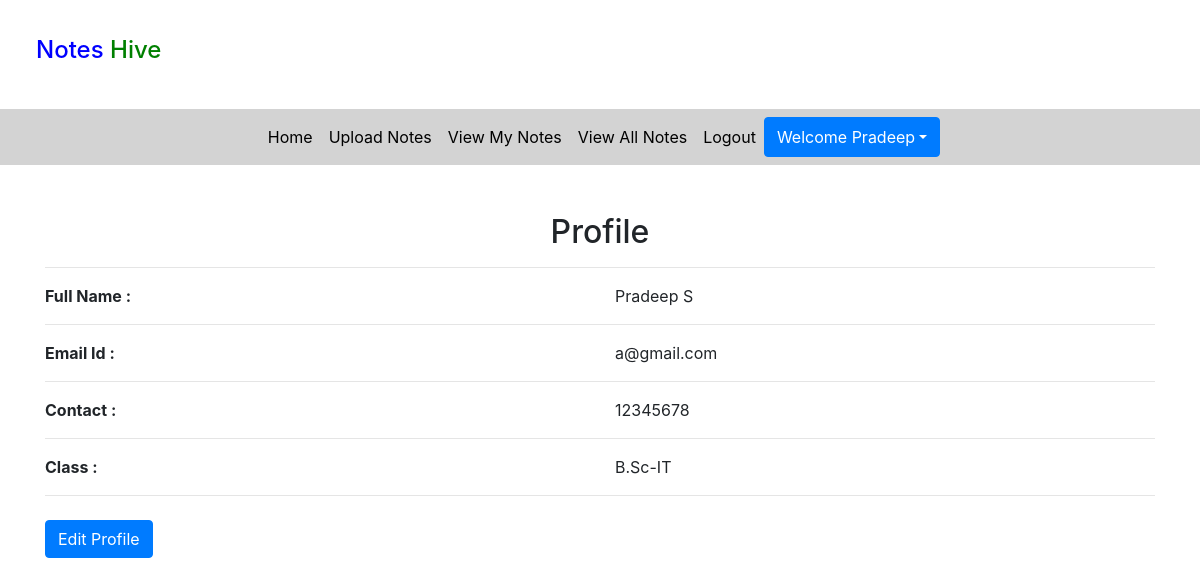
/profile (signed in), run on the app's committed database.
### notes/models.py (models this page shows, shortened)
class SignUp(models.Model):
    user = models.ForeignKey(User, on_delete=models.CASCADE, null=True)
    contact = models.CharField(max_length=13, null=True)
    branch = models.CharField(max_length=30, null=True)
    role = models.CharField(max_length=15, null=True)

### notes/views.py (the view)
# urls.py: path('profile', profile, name='profile'),
def profile(request):
    if not request.user.is_authenticated:
        return redirect('login')
    user = User.objects.get(id = request.user.id)
    data = SignUp.objects.get(user = user)
    d = {'data' : data, 'user' : user}
    return render(request, 'profile.html', d)

### notes/templates/profile.html
{%  extends 'user_navigation.html' %}
{% load static %}
{% block body %}
<div class="container mt-5">
    <h2 class="text-center">Profile</h2>
    <hr>
    <div class="row">
        <div class="col-md-6">
            <b>Full Name :</b>
        </div>
        <div class="col-md-6" style="text-transform : capitalize">
            {{data.user.first_name}} {{data.user.last_name}}
        </div>
    </div>
    <hr>
    <div class="row">
        <div class="col-md-6">
            <b>Email Id :</b>
        </div>
        <div class="col-md-6">
            {{data.user.username}}
        </div>
    </div>
    <hr>
    <div class="row">
        <div class="col-md-6">
            <b>Contact :</b>
        </div>
        <div class="col-md-6">
            {{data.contact}}
        </div>
    </div>
    <hr>
    <div class="row">
        <div class="col-md-6">
            <b>Class :</b>
        </div>
        <div class="col-md-6">
            {{data.branch}}
        </div>
    </div>
    <hr>
    <a href="{% url 'edit_profile' %}" class="btn btn-primary mt-2">Edit Profile</a>
</div>
{% endblock %}

### notes/templates/user_navigation.html (shortened to what this page needs)
<html lang="en" xmlns="http://www.w3.org/1999/html">
<head>
  {% load static %}
  <link rel="stylesheet" href="https://maxcdn.bootstrapcdn.com/bootstrap/4.3.1/css/bootstrap.min.css">
  <link rel="stylesheet" href="https://use.fontawesome.com/releases/v5.6.3/css/all.css"></head>
  <link rel="stylesheet" href="{% static 'css/mystyle.css' %}">
<body>
<h4 style="padding : 3%"><span style="color:blue">Notes</span><span style="color:green"> Hive</span></h4>
<nav class="navbar navbar-expand-sm justify-content-center" style="background-color : lightgrey">
<ul class="navbar-nav">
  <li class="navbar-item">
    <a class="nav-link" href="{% url 'profile' %}">Home</a>
  </li>
  <li class="navbar-item">
    <a class="nav-link" href="{% url 'upload_notes' %}">Upload Notes</a>
  </li>
  <li class="navbar-item">
    <a class="nav-link" href="{% url 'view_mynotes' %}">View My Notes</a>
  </li>
  <li class="navbar-item">
    <a class="nav-link" href="{% url 'viewallnotes' %}">View All Notes</a>
  </li>
    <li class="navbar-item">
    <a class="nav-link" href="{% url 'logout' %}">Logout</a>
  </li>
    <div class="btn-group">
        <button type="button" class="btn btn-primary dropdown-toggle" style="text-transform:capitalize" data-toggle="dropdown">Welcome {{request.user.first_name}}</button>
    </div>
</ul>
</nav>
</body>
</html>
{% block body %}
{% endblock %}

### notes/static/css/mystyle.css (style rules this page uses)
.nav-link { color : black }

### data on the page
SignUp: user.first_name "Pradeep", user.last_name "S", user.username "a@gmail.com", contact "12345678", branch "B.Sc-IT"

### other printed values
{{ request.user.first_name }} "Pradeep"
